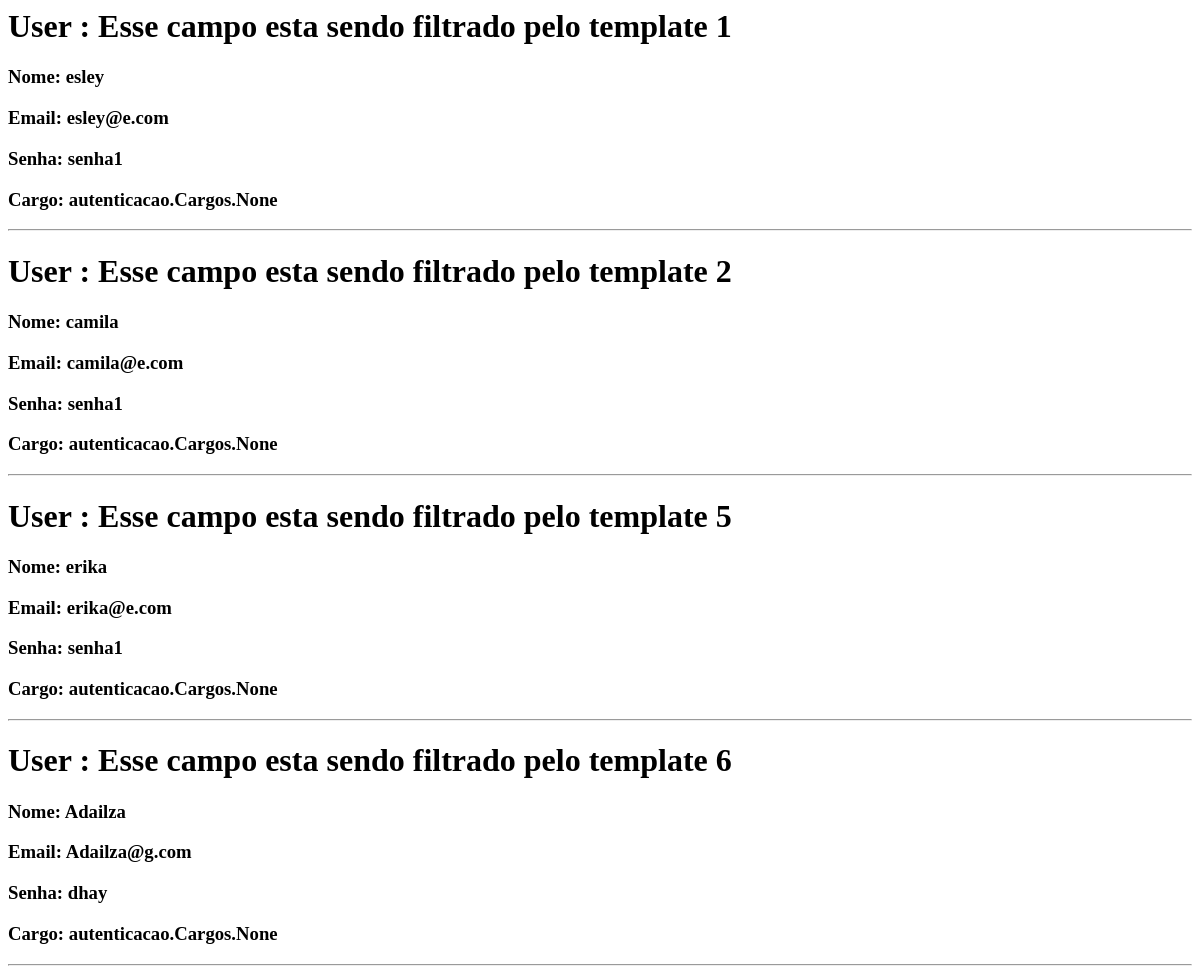
The app's page /autenticacao/listar, older data.
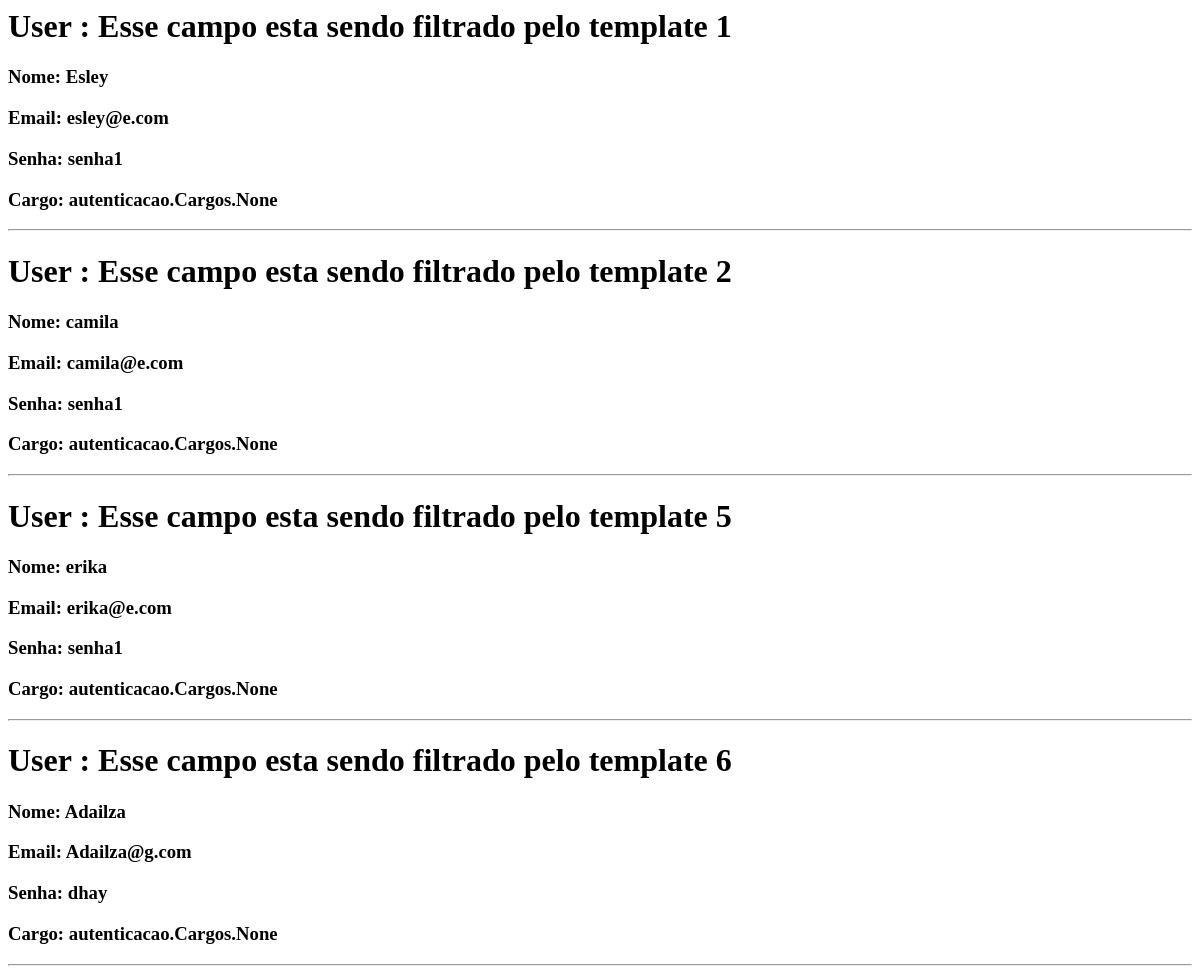
The same page, newer data.
### autenticacao/models.py (models this page shows, shortened)
class Pessoa(models.Model):
    foto = models.ImageField(upload_to="foto")
    nome = models.CharField(max_length=100)
    sobrenome = models.CharField(max_length=100)
    email = models.EmailField()
    senha = models.CharField(max_length=100)
    cargo = models.ManyToManyField(Cargos)

### autenticacao/views.py (the view)
# urls.py: path('listar', views.listar, name="listar"),
def listar(request):
    pessoas = Pessoa.objects.all()
    return render(request, 'listar/listar.html', {'pessoas': pessoas})

### autenticacao/templatetags/filtros.py (called while the page is built)
@register.filter(name = 'teste')
def teste(v1):
    return f"Esse campo esta sendo filtrado pelo template {v1}"

### autenticacao/templates/listar/listar.html
{% load filtros %}
{% for i in pessoas %}
<h1>User : {{i.id|teste}}</h1>
<h3>Nome: {{i.nome}}</h3>
<h3>Email: {{i.email}}</h3>
<h3>Senha: {{i.senha}}</h3>
<h3>Cargo: {{i.cargo}}</h3>
<hr>
{% endfor %}

Row changes from the older to the newer data that the page shows:
changed Pessoa "Esse campo esta sendo filtrado pelo template 1": nome "esley" → "Esley"
